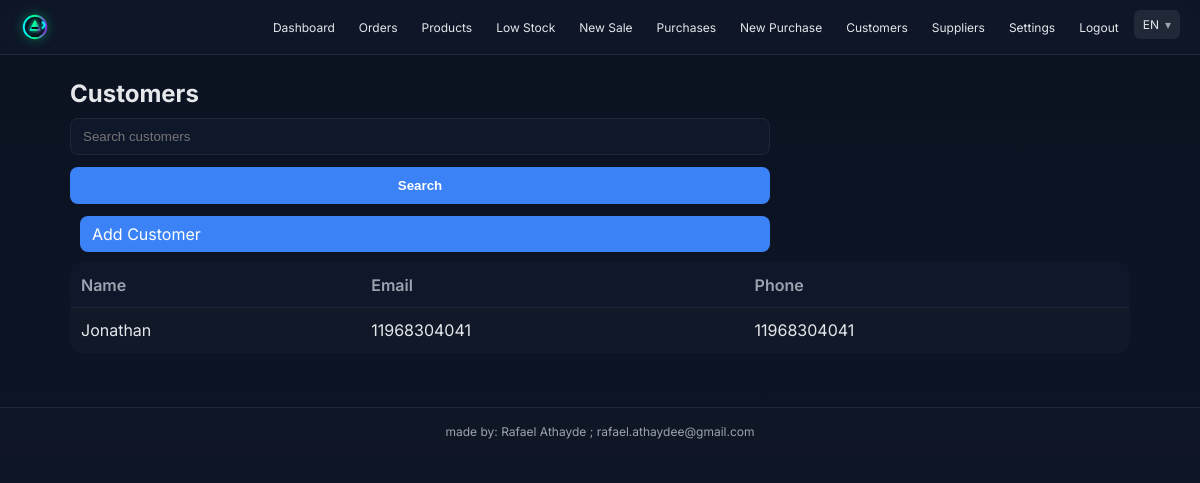
The app's page /customers (signed in) with its own data.
### inventory_app/app.py (models this page shows)
class Customer(db.Model):
    id = db.Column(db.Integer, primary_key=True)
    name = db.Column(db.String(255), nullable=False)
    email = db.Column(db.String(255))
    phone = db.Column(db.String(64))
    user_id = db.Column(db.Integer, db.ForeignKey("user.id"))

### inventory_app/app.py (the view)
@app.route("/customers")
@require_login
@require_paid
def customers_list():
    q = request.args.get("q", "").strip().lower()
    uid = session.get("uid")
    query = Customer.query.filter(Customer.user_id == uid)
    if q:
        like = f"%{q}%"
        query = query.filter(or_(func.lower(Customer.name).like(like), func.lower(Customer.email).like(like), func.lower(Customer.phone).like(like)))
    customers = query.order_by(Customer.name.asc()).all()
    return render_template("customers_list.html", customers=customers, q=q)

### inventory_app/app.py (called while the page is built)
def get_lang():
    l = session.get("lang", "en")
    return l if l in ("en", "pt") else "en"

def t(key):
    lang = get_lang()
    m = TRANSLATIONS.get(lang, {})
    return m.get(key, key)

def require_login(f):
    @wraps(f)
    def wrapper(*args, **kwargs):
        if not session.get("uid"):
            return redirect(url_for("auth_login"))
        return f(*args, **kwargs)
    return wrapper

def current_user():
    uid = session.get("uid")
    return User.query.get(uid) if uid else None

@app.context_processor
def inject_globals():
    u = current_user()
    return {
        "user": u,
        "is_admin": bool(u and u.is_admin),
        "logged_in": bool(session.get("uid")),
        "paid_access": bool(u and has_active_access(u.id)),
        "t": t,
        "lang": get_lang()
    }

def has_active_access(uid):
    now = datetime.utcnow()
    q = LicenseKey.query.filter(LicenseKey.redeemed_by_user_id == uid, LicenseKey.status == "active")
    q = q.filter((LicenseKey.expires_at == None) | (LicenseKey.expires_at > now))
    return q.first() is not None

def require_paid(f):
    @wraps(f)
    def wrapper(*args, **kwargs):
        uid = session.get("uid")
        if not uid or not has_active_access(uid):
            return redirect(url_for("buy"))
        return f(*args, **kwargs)
    return wrapper

### inventory_app/templates/customers_list.html
{% extends "base.html" %}
{% block content %}
<h1>{{ t('Customers') }}</h1>
<form method="get">
  <input type="text" name="q" value="{{ q }}" placeholder="{{ t('Search customers') }}">
  <button type="submit">{{ t('Search') }}</button>
  <a class="btn" href="{{ url_for('customers_new') }}">{{ t('Add Customer') }}</a>
</form>
<table>
  <tr><th>{{ t('Name') }}</th><th>{{ t('Email') }}</th><th>{{ t('Phone') }}</th></tr>
  {% for c in customers %}
  <tr><td>{{ c.name }}</td><td>{{ c.email }}</td><td>{{ c.phone }}</td></tr>
  {% endfor %}
</table>
{% endblock %}

### inventory_app/static/style.css (style rules this page uses)
:root { --bg:#0f172a; --surface:#0b1220; --panel:#111827; --muted:#9ca3af; --text:#e5e7eb; --border:#1f2937; --primary:#3b82f6; --primary-contrast:#ffffff }
* { box-sizing:border-box }
html,body { height:100% }
body { margin:0; background:linear-gradient(180deg,#0b1220 0%,#0f172a 100%); color:var(--text); font-family:'Inter',system-ui,-apple-system,Segoe UI,Roboto,Helvetica,Arial,sans-serif; -webkit-font-smoothing:antialiased; -moz-osx-font-smoothing:grayscale }
h1,h2 { margin:0 0 10px }
h1 { font-size:24px }
table { width:100%; border-collapse:collapse; margin-top:10px; background:var(--panel); border:1px solid var(--border); border-radius:12px; overflow:hidden }
th,td { padding:12px 10px;text-align:left;border-bottom:1px solid var(--border) }
th { background:#0f172a;color:var(--muted);font-weight:600 }
form { display:flex; flex-direction:column; gap:12px; max-width:700px }
input,select,button { padding:10px 12px; border-radius:8px; border:1px solid var(--border); background:#0f172a; color:var(--text) }
button { background:var(--primary); color:var(--primary-contrast); border-color:transparent; font-weight:600; cursor:pointer }
.btn { display:inline-block; margin-left:10px; background:var(--primary); color:var(--primary-contrast); padding:8px 12px; border-radius:8px; text-decoration:none }

### records on screen
Customer: name "Jonathan", email "11968304041", phone "11968304041"

### other values on screen
{{ t('Dashboard') }} "Dashboard"
{{ t('Orders') }} "Orders"
{{ t('Products') }} "Products"
{{ t('Low Stock') }} "Low Stock"
{{ t('New Sale') }} "New Sale"
{{ t('Purchases') }} "Purchases"
{{ t('New Purchase') }} "New Purchase"
{{ t('Customers') }} "Customers"
{{ t('Suppliers') }} "Suppliers"
{{ t('Settings') }} "Settings"
{{ t('Logout') }} "Logout"
{{ lang|upper }} "EN"
{{ t('Search') }} "Search"
{{ t('Add Customer') }} "Add Customer"
{{ t('Name') }} "Name"
